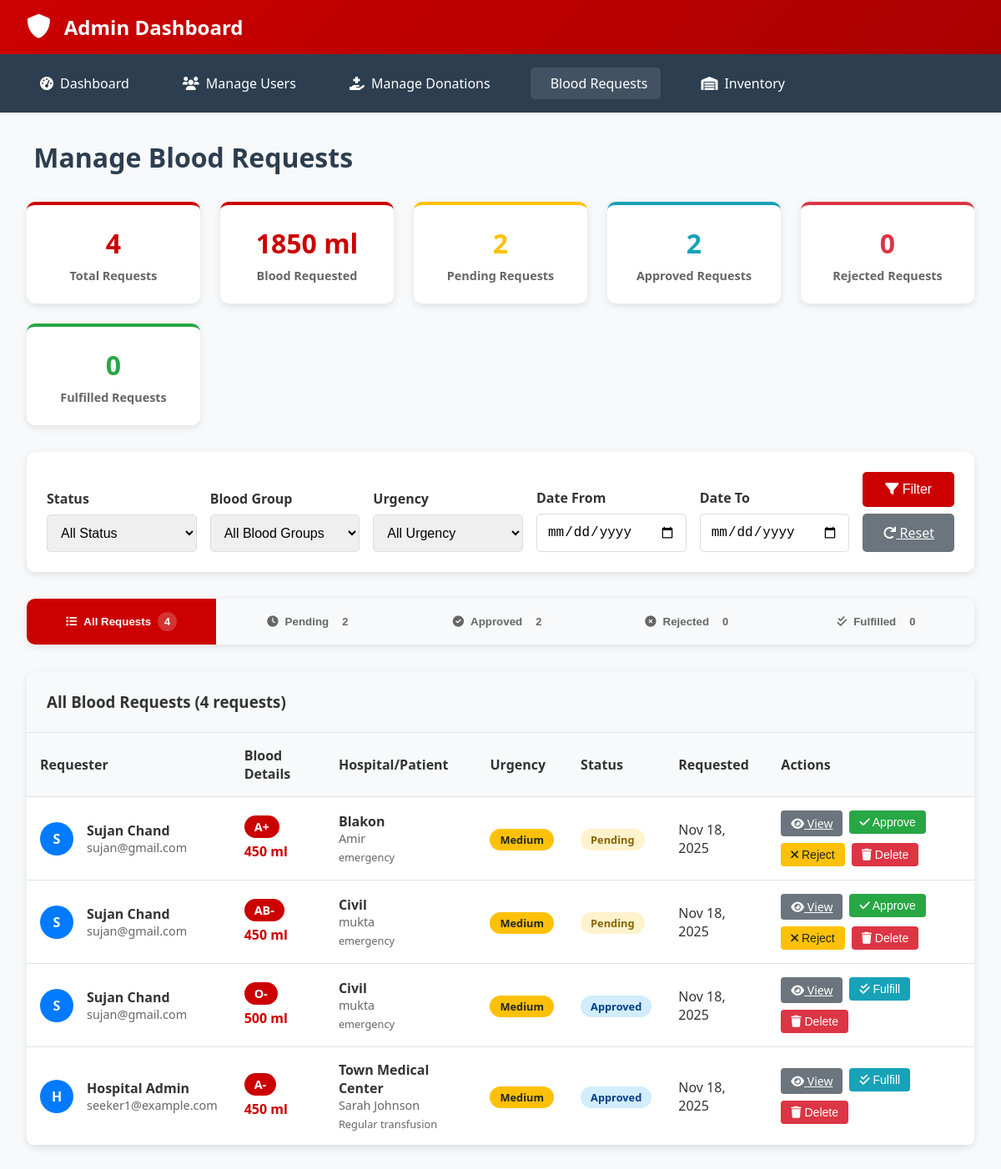
The app's page /admin/manage_blood_requests.php with its own data.
### tables this page shows
CREATE TABLE `blood_requests` (
  `id` int(11) NOT NULL,
  `seeker_id` int(11) DEFAULT NULL,
  `blood_group` enum('A+','A-','B+','B-','AB+','AB-','O+','O-') NOT NULL,
  `quantity_ml` int(11) NOT NULL,
  `urgency_level` enum('low','medium','high','critical') NOT NULL,
  `hospital_name` varchar(255) DEFAULT NULL,
  `patient_name` varchar(100) DEFAULT NULL,
  `reason` text DEFAULT NULL,
  `status` enum('pending','approved','rejected','fulfilled') DEFAULT 'pending',
  `created_at` timestamp NOT NULL DEFAULT current_timestamp()
);

CREATE TABLE `users` (
  `id` int(11) NOT NULL,
  `username` varchar(50) NOT NULL,
  `email` varchar(100) NOT NULL,
  `password` varchar(255) NOT NULL,
  `role` enum('admin','donor','seeker') NOT NULL,
  `full_name` varchar(100) NOT NULL,
  `blood_group` enum('A+','A-','B+','B-','AB+','AB-','O+','O-') DEFAULT NULL,
  `date_of_birth` date DEFAULT NULL,
  `phone` varchar(15) DEFAULT NULL,
  `address` text DEFAULT NULL,
  `status` enum('active','inactive') DEFAULT 'active',
  `created_at` timestamp NOT NULL DEFAULT current_timestamp()
);

### admin/manage_blood_requests.php (the view, shortened to what this page needs)
<?php
$database = new Database();
$db = $database->getConnection();
$date_from = $_GET['date_from'] ?? '';
$date_to = $_GET['date_to'] ?? '';
$query = "SELECT br.*, u.full_name, u.email, u.phone
          FROM blood_requests br
          JOIN users u ON br.seeker_id = u.id
          WHERE 1=1";
$params = [];
$query .= " ORDER BY
    CASE br.urgency_level
        WHEN 'critical' THEN 1
        WHEN 'high' THEN 2
        WHEN 'medium' THEN 3
        WHEN 'low' THEN 4
    END, br.created_at DESC";
$stmt = $db->prepare($query);
$stmt->execute($params);
$blood_requests = $stmt->fetchAll(PDO::FETCH_ASSOC);
$pending_requests = array_filter($blood_requests, function($request) {
    return $request['status'] === 'pending';
});
$approved_requests = array_filter($blood_requests, function($request) {
    return $request['status'] === 'approved';
});
$rejected_requests = array_filter($blood_requests, function($request) {
    return $request['status'] === 'rejected';
});
$fulfilled_requests = array_filter($blood_requests, function($request) {
    return $request['status'] === 'fulfilled';
});
$stats_query = "SELECT
    COUNT(*) as total_requests,
    SUM(quantity_ml) as total_blood_requested,
    COUNT(CASE WHEN status = 'pending' THEN 1 END) as pending_requests,
    COUNT(CASE WHEN status = 'approved' THEN 1 END) as approved_requests,
    COUNT(CASE WHEN status = 'rejected' THEN 1 END) as rejected_requests,
    COUNT(CASE WHEN status = 'fulfilled' THEN 1 END) as fulfilled_requests
    FROM blood_requests";
$stats_stmt = $db->prepare($stats_query);
$stats_stmt->execute();
$request_stats = $stats_stmt->fetch(PDO::FETCH_ASSOC);
?>
<!DOCTYPE html>
<html lang="en">
<head>
    <link rel="stylesheet" href="https://cdnjs.cloudflare.com/ajax/libs/font-awesome/6.0.0/css/all.min.css">
</head>
<body>
    <header class="admin-header">
        <nav class="admin-nav">
            <div class="admin-brand">
                <i class="fas fa-shield-alt"></i>
                <h1>Admin Dashboard</h1>
            </div>
        </nav>
    </header>
    <nav class="admin-menu">
        <div class="menu-container">
            <div class="menu-links">
                <a href="dashboard.php"><i class="fas fa-tachometer-alt"></i> Dashboard</a>
                <a href="manage_users.php"><i class="fas fa-users"></i> Manage Users</a>
                <a href="manage_donations.php"><i class="fas fa-hand-holding-medical"></i> Manage Donations</a>
                <a href="manage_blood_requests.php" class="active"><i class="fas fa-blood"></i> Blood Requests</a>
                <a href="blood_inventory.php"><i class="fas fa-warehouse"></i> Inventory</a>
            </div>
        </div>
    </nav>
    <div class="admin-container">
        <div class="page-header">
            <h1 class="page-title"><i class="fas fa-blood"></i> Manage Blood Requests</h1>
        </div>
        <div class="stats-grid">
            <div class="stat-card">
                <div class="stat-number"><?php echo $request_stats['total_requests'] ?? '0'; ?></div>
                <div class="stat-label">Total Requests</div>
            </div>
            <div class="stat-card">
                <div class="stat-number"><?php echo $request_stats['total_blood_requested'] ?? '0'; ?> ml</div>
                <div class="stat-label">Blood Requested</div>
            </div>
            <div class="stat-card pending">
                <div class="stat-number"><?php echo $request_stats['pending_requests'] ?? '0'; ?></div>
                <div class="stat-label">Pending Requests</div>
            </div>
            <div class="stat-card approved">
                <div class="stat-number"><?php echo $request_stats['approved_requests'] ?? '0'; ?></div>
                <div class="stat-label">Approved Requests</div>
            </div>
            <div class="stat-card rejected">
                <div class="stat-number"><?php echo $request_stats['rejected_requests'] ?? '0'; ?></div>
                <div class="stat-label">Rejected Requests</div>
            </div>
            <div class="stat-card fulfilled">
                <div class="stat-number"><?php echo $request_stats['fulfilled_requests'] ?? '0'; ?></div>
                <div class="stat-label">Fulfilled Requests</div>
            </div>
        </div>
        <div class="filters-card">
            <form method="GET" class="filter-form">
                <div class="form-group">
                    <label>Status</label>
                    <select name="status">
                        <option value="">All Status</option>
                    </select>
                </div>
                <div class="form-group">
                    <label>Blood Group</label>
                    <select name="blood_group">
                        <option value="">All Blood Groups</option>
                    </select>
                </div>
                <div class="form-group">
                    <label>Urgency</label>
                    <select name="urgency">
                        <option value="">All Urgency</option>
                    </select>
                </div>
                <div class="form-group">
                    <label>Date From</label>
                    <input type="date" name="date_from" value="<?php echo htmlspecialchars($date_from); ?>">
                </div>
                <div class="form-group">
                    <label>Date To</label>
                    <input type="date" name="date_to" value="<?php echo htmlspecialchars($date_to); ?>">
                </div>
                <div class="form-group">
                    <button type="submit" class="btn btn-primary">
                        <i class="fas fa-filter"></i> Filter
                    </button>
                    <a href="manage_blood_requests.php" class="btn btn-secondary" style="margin-top: 0.5rem;">
                        <i class="fas fa-redo"></i> Reset
                    </a>
                </div>
            </form>
        </div>
        <div class="status-tabs">
            <button class="status-tab all active" onclick="showTab('all')">
                <i class="fas fa-list"></i> All Requests
                <span class="tab-badge"><?php echo count($blood_requests); ?></span>
            </button>
            <button class="status-tab pending" onclick="showTab('pending')">
                <i class="fas fa-clock"></i> Pending
                <span class="tab-badge"><?php echo count($pending_requests); ?></span>
            </button>
            <button class="status-tab approved" onclick="showTab('approved')">
                <i class="fas fa-check-circle"></i> Approved
                <span class="tab-badge"><?php echo count($approved_requests); ?></span>
            </button>
            <button class="status-tab rejected" onclick="showTab('rejected')">
                <i class="fas fa-times-circle"></i> Rejected
                <span class="tab-badge"><?php echo count($rejected_requests); ?></span>
            </button>
            <button class="status-tab fulfilled" onclick="showTab('fulfilled')">
                <i class="fas fa-check-double"></i> Fulfilled
                <span class="tab-badge"><?php echo count($fulfilled_requests); ?></span>
            </button>
        </div>
        <div id="all-tab" class="status-tab-content active">
            <div class="requests-table">
                <div class="table-header">
                    <h3>All Blood Requests (<?php echo count($blood_requests); ?> requests)</h3>
                </div>
                <div class="table-container">
                    <?php if (count($blood_requests) > 0): ?>
                        <table>
                            <thead>
                                <tr>
                                    <th>Requester</th>
                                    <th>Blood Details</th>
                                    <th>Hospital/Patient</th>
                                    <th>Urgency</th>
                                    <th>Status</th>
                                    <th>Requested</th>
                                    <th>Actions</th>
                                </tr>
                            </thead>
                            <tbody>
                                <?php foreach ($blood_requests as $request): ?>
                                    <tr>
                                        <td>
                                            <div style="display: flex; align-items: center; gap: 1rem;">
                                                <div class="user-avatar" style="width: 40px; height: 40px; background: #007bff; border-radius: 50%; display: flex; align-items: center; justify-content: center; color: white; font-weight: bold;">
                                                    <?php echo strtoupper(substr($request['full_name'], 0, 1)); ?>
                                                </div>
                                                <div>
                                                    <div style="font-weight: 600;"><?php echo htmlspecialchars($request['full_name']); ?></div>
                                                    <div style="color: #666; font-size: 0.9rem;"><?php echo htmlspecialchars($request['email']); ?></div>
                                                </div>
                                            </div>
                                        </td>
                                        <td>
                                            <div>
                                                <span class="blood-group-badge"><?php echo $request['blood_group']; ?></span>
                                                <div class="quantity-display" style="margin-top: 0.5rem;"><?php echo $request['quantity_ml']; ?> ml</div>
                                            </div>
                                        </td>
                                        <td>
                                            <div style="font-weight: 600;"><?php echo htmlspecialchars($request['hospital_name'] ?? 'N/A'); ?></div>
                                            <div style="color: #666; font-size: 0.9rem;"><?php echo htmlspecialchars($request['patient_name'] ?? 'N/A'); ?></div>
                                            <?php if ($request['reason']): ?>
                                                <div style="color: #666; font-size: 0.8rem; margin-top: 0.25rem;"><?php echo htmlspecialchars($request['reason']); ?></div>
                                            <?php endif; ?>
                                        </td>
                                        <td>
                                            <span class="urgency-badge urgency-<?php echo $request['urgency_level']; ?>">
                                                <?php echo ucfirst($request['urgency_level']); ?>
                                            </span>
                                        </td>
                                        <td>
                                            <span class="status-badge status-<?php echo $request['status']; ?>">
                                                <?php echo ucfirst($request['status']); ?>
                                            </span>
                                        </td>
                                        <td>
                                            <?php echo date('M j, Y', strtotime($request['created_at'])); ?>
                                        </td>
                                        <td>
                                            <div class="action-buttons">
                                                <a href="?view=<?php echo $request['id']; ?>" class="btn btn-view btn-sm">
                                                    <i class="fas fa-eye"></i> View
                                                </a>
                                                <?php if ($request['status'] == 'pending'): ?>
                                                    <form method="POST" style="display: inline;">
                                                        <button type="submit" class="btn btn-success btn-sm" onclick="return confirm('Approve this blood request?')">
                                                            <i class="fas fa-check"></i> Approve
                                                        </button>
                                                    </form>
                                                    <form method="POST" style="display: inline;">
                                                        <button type="submit" class="btn btn-warning btn-sm" onclick="return confirm('Reject this blood request?')">
                                                            <i class="fas fa-times"></i> Reject
                                                        </button>
                                                    </form>
                                                <?php elseif ($request['status'] == 'approved'): ?>
                                                    <form method="POST" style="display: inline;">
                                                        <button type="submit" class="btn btn-info btn-sm" onclick="return confirm('Fulfill this blood request? This will deduct from inventory.')">
                                                            <i class="fas fa-check-double"></i> Fulfill
                                                        </button>
                                                    </form>
                                                <?php endif; ?>
                                                <form method="POST" style="display: inline;">
                                                    <button type="submit" class="btn btn-danger btn-sm" onclick="return confirm('Delete this blood request permanently?')">
                                                        <i class="fas fa-trash"></i> Delete
                                                    </button>
                                                </form>
                                            </div>
                                        </td>
                                    </tr>
                                <?php endforeach; ?>
                            </tbody>
                        </table>
                    <?php endif; ?>
                </div>
            </div>
        </div>
    </div>
</body>
</html>

### records on screen
blood_requests: seeker.full_name "S", seeker.full_name "Sujan Chand", seeker.email "sujan@gmail.com", blood_group "A+", quantity_ml "450", hospital_name "Blakon", patient_name "Amir", reason "emergency", urgency_level "Medium", status "Pending", created_at "Nov 18, 2025"
blood_requests: seeker.full_name "S", seeker.full_name "Sujan Chand", seeker.email "sujan@gmail.com", blood_group "AB-", quantity_ml "450", hospital_name "Civil", patient_name "mukta", reason "emergency", urgency_level "Medium", status "Pending", created_at "Nov 18, 2025"
blood_requests: seeker.full_name "S", seeker.full_name "Sujan Chand", seeker.email "sujan@gmail.com", blood_group "O-", quantity_ml "500", hospital_name "Civil", patient_name "mukta", reason "emergency", urgency_level "Medium", status "Approved", created_at "Nov 18, 2025"
blood_requests: seeker.full_name "H", seeker.full_name "Hospital Admin", seeker.email "seeker1@example.com", blood_group "A-", quantity_ml "450", hospital_name "Town Medical Center", patient_name "Sarah Johnson", reason "Regular transfusion", urgency_level "Medium", status "Approved", created_at "Nov 18, 2025"

### other values on screen
$request_stats['total_requests'] "4"
$request_stats['total_blood_requested'] "1850"
$request_stats['pending_requests'] "2"
$request_stats['approved_requests'] "2"
$request_stats['rejected_requests'] "0"
$request_stats['fulfilled_requests'] "0"
count($blood_requests) "4"
count($pending_requests) "2"
count($approved_requests) "2"
count($rejected_requests) "0"
count($fulfilled_requests) "0"
